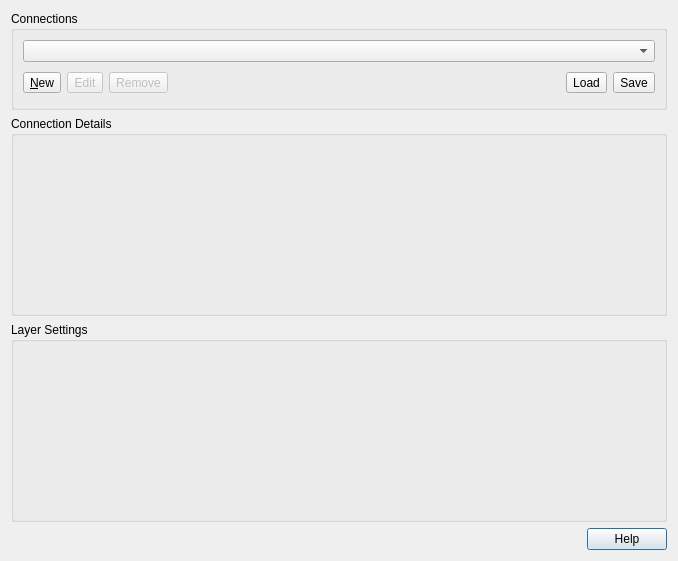
<?xml version="1.0" encoding="UTF-8"?>
<ui version="4.0">
 <class>QgsSensorThingsSourceSelectBase</class>
 <widget class="QDialog" name="QgsSensorThingsSourceSelectBase">
  <property name="geometry">
   <rect>
    <x>0</x>
    <y>0</y>
    <width>678</width>
    <height>561</height>
   </rect>
  </property>
  <layout class="QGridLayout" name="gridLayout">
   <item row="2" column="0">
    <widget class="QDialogButtonBox" name="buttonBox">
     <property name="orientation">
      <enum>Qt::Horizontal</enum>
     </property>
     <property name="standardButtons">
      <set>QDialogButtonBox::Help</set>
     </property>
    </widget>
   </item>
   <item row="1" column="0">
    <widget class="QgsScrollArea" name="scrollArea">
     <property name="frameShape">
      <enum>QFrame::NoFrame</enum>
     </property>
     <property name="widgetResizable">
      <bool>true</bool>
     </property>
     <widget class="QWidget" name="scrollAreaWidgetContents">
      <property name="geometry">
       <rect>
        <x>0</x>
        <y>0</y>
        <width>658</width>
        <height>380</height>
       </rect>
      </property>
      <layout class="QVBoxLayout" name="verticalLayout_3">
       <property name="leftMargin">
        <number>0</number>
       </property>
       <property name="topMargin">
        <number>0</number>
       </property>
       <property name="rightMargin">
        <number>0</number>
       </property>
       <property name="bottomMargin">
        <number>0</number>
       </property>
       <item>
        <widget class="QGroupBox" name="mConnectionDetailsGroupBox">
         <property name="title">
          <string>Connection Details</string>
         </property>
         <layout class="QVBoxLayout" name="verticalLayout">
          <item>
           <widget class="QWidget" name="mConnectionContainerWidget" native="true"/>
          </item>
         </layout>
        </widget>
       </item>
       <item>
        <widget class="QGroupBox" name="mConnectionDetailsGroupBox_2">
         <property name="title">
          <string>Layer Settings</string>
         </property>
         <layout class="QVBoxLayout" name="verticalLayout_2">
          <item>
           <widget class="QWidget" name="mLayerSettingsContainerWidget" native="true"/>
          </item>
         </layout>
        </widget>
       </item>
      </layout>
     </widget>
    </widget>
   </item>
   <item row="0" column="0">
    <widget class="QGroupBox" name="mConnectionsGroupBox">
     <property name="title">
      <string>Connections</string>
     </property>
     <layout class="QGridLayout" name="gridLayout_2">
      <item row="1" column="4">
       <spacer>
        <property name="orientation">
         <enum>Qt::Horizontal</enum>
        </property>
        <property name="sizeType">
         <enum>QSizePolicy::Expanding</enum>
        </property>
        <property name="sizeHint" stdset="0">
         <size>
          <width>171</width>
          <height>30</height>
         </size>
        </property>
       </spacer>
      </item>
      <item row="0" column="0" colspan="7">
       <widget class="QComboBox" name="cmbConnections"/>
      </item>
      <item row="1" column="2">
       <widget class="QToolButton" name="btnEdit">
        <property name="enabled">
         <bool>false</bool>
        </property>
        <property name="toolTip">
         <string>Edit selected service connection</string>
        </property>
        <property name="text">
         <string>Edit</string>
        </property>
       </widget>
      </item>
      <item row="1" column="3">
       <widget class="QToolButton" name="btnDelete">
        <property name="enabled">
         <bool>false</bool>
        </property>
        <property name="toolTip">
         <string>Remove connection to selected service</string>
        </property>
        <property name="text">
         <string>Remove</string>
        </property>
       </widget>
      </item>
      <item row="1" column="5">
       <widget class="QToolButton" name="btnLoad">
        <property name="toolTip">
         <string>Load connections from file</string>
        </property>
        <property name="text">
         <string>Load</string>
        </property>
       </widget>
      </item>
      <item row="1" column="6">
       <widget class="QToolButton" name="btnSave">
        <property name="toolTip">
         <string>Save connections to file</string>
        </property>
        <property name="text">
         <string>Save</string>
        </property>
       </widget>
      </item>
      <item row="1" column="0" colspan="2">
       <widget class="QToolButton" name="btnNew">
        <property name="toolTip">
         <string>Create a new service connection</string>
        </property>
        <property name="text">
         <string>&amp;New</string>
        </property>
       </widget>
      </item>
     </layout>
    </widget>
   </item>
  </layout>
 </widget>
 <customwidgets>
  <customwidget>
   <class>QgsScrollArea</class>
   <extends>QScrollArea</extends>
   <header>qgsscrollarea.h</header>
   <container>1</container>
  </customwidget>
 </customwidgets>
 <tabstops>
  <tabstop>cmbConnections</tabstop>
  <tabstop>btnNew</tabstop>
  <tabstop>btnEdit</tabstop>
  <tabstop>btnDelete</tabstop>
  <tabstop>btnLoad</tabstop>
  <tabstop>btnSave</tabstop>
 </tabstops>
 <resources/>
 <connections/>
</ui>
